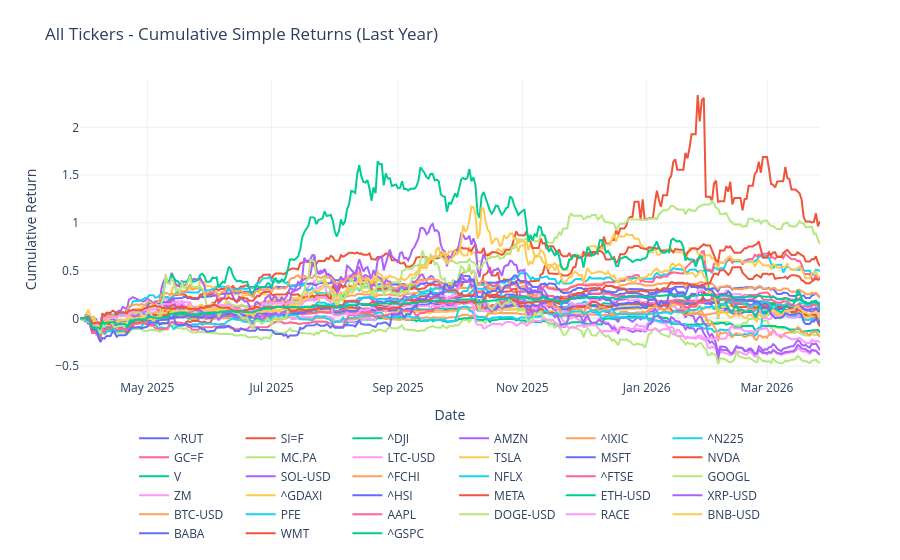

This figure's notebook cell:
### Code cell
# plot cumprod_simple
fig = go.Figure()
for column in cumprod_simple.columns:
    fig.add_trace(
        go.Scatter(
            x=cumprod_simple.index,
            y=cumprod_simple[column],
            mode="lines",
            name=column,
        )
    )

fig.update_layout(
    title="All Tickers - Cumulative Simple Returns (Last Year)",
    xaxis_title="Date",
    yaxis_title="Cumulative Return",
    legend=dict(orientation="h", yanchor="top", y=-0.15, xanchor="center", x=0.5),
    template="plotly_white",
    margin=dict(t=80, b=120),
)
fig.show()

### Figure 1 — Plotly figure (JSON) as saved in the notebook; plotly's stock layout.template omitted (floating-point values rounded to 4 significant figures; data arrays with more than 128 entries replaced by an {"elided": "..."} marker saying what was removed)
{"data": [{"mode": "lines", "name": "^RUT", "type": "scatter", "x": {"elided": "364 str values"}, "y": {"elided": "364 float values"}}, {"mode": "lines", "name": "SI=F", "type": "scatter", "x": {"elided": "364 str values"}, "y": {"elided": "364 float values"}}, {"mode": "lines", "name": "^DJI", "type": "scatter", "x": {"elided": "364 str values"}, "y": {"elided": "364 float values"}}, {"mode": "lines", "name": "AMZN", "type": "scatter", "x": {"elided": "364 str values"}, "y": {"elided": "364 float values"}}, {"mode": "lines", "name": "^IXIC", "type": "scatter", "x": {"elided": "364 str values"}, "y": {"elided": "364 float values"}}, {"mode": "lines", "name": "^N225", "type": "scatter", "x": {"elided": "364 str values"}, "y": {"elided": "364 float values"}}, {"mode": "lines", "name": "GC=F", "type": "scatter", "x": {"elided": "364 str values"}, "y": {"elided": "364 float values"}}, {"mode": "lines", "name": "MC.PA", "type": "scatter", "x": {"elided": "364 str values"}, "y": {"elided": "364 float values"}}, {"mode": "lines", "name": "LTC-USD", "type": "scatter", "x": {"elided": "364 str values"}, "y": {"elided": "364 float values"}}, {"mode": "lines", "name": "TSLA", "type": "scatter", "x": {"elided": "364 str values"}, "y": {"elided": "364 float values"}}, {"mode": "lines", "name": "MSFT", "type": "scatter", "x": {"elided": "364 str values"}, "y": {"elided": "364 float values"}}, {"mode": "lines", "name": "NVDA", "type": "scatter", "x": {"elided": "364 str values"}, "y": {"elided": "364 float values"}}, {"mode": "lines", "name": "V", "type": "scatter", "x": {"elided": "364 str values"}, "y": {"elided": "364 float values"}}, {"mode": "lines", "name": "SOL-USD", "type": "scatter", "x": {"elided": "364 str values"}, "y": {"elided": "364 float values"}}, {"mode": "lines", "name": "^FCHI", "type": "scatter", "x": {"elided": "364 str values"}, "y": {"elided": "364 float values"}}, {"mode": "lines", "name": "NFLX", "type": "scatter", "x": {"elided": "364 str values"}, "y": {"elided": "364 float values"}}, {"mode": "lines", "name": "^FTSE", "type": "scatter", "x": {"elided": "364 str values"}, "y": {"elided": "364 float values"}}, {"mode": "lines", "name": "GOOGL", "type": "scatter", "x": {"elided": "364 str values"}, "y": {"elided": "364 float values"}}, {"mode": "lines", "name": "ZM", "type": "scatter", "x": {"elided": "364 str values"}, "y": {"elided": "364 float values"}}, {"mode": "lines", "name": "^GDAXI", "type": "scatter", "x": {"elided": "364 str values"}, "y": {"elided": "364 float values"}}, {"mode": "lines", "name": "^HSI", "type": "scatter", "x": {"elided": "364 str values"}, "y": {"elided": "364 float values"}}, {"mode": "lines", "name": "META", "type": "scatter", "x": {"elided": "364 str values"}, "y": {"elided": "364 float values"}}, {"mode": "lines", "name": "ETH-USD", "type": "scatter", "x": {"elided": "364 str values"}, "y": {"elided": "364 float values"}}, {"mode": "lines", "name": "XRP-USD", "type": "scatter", "x": {"elided": "364 str values"}, "y": {"elided": "364 float values"}}, {"mode": "lines", "name": "BTC-USD", "type": "scatter", "x": {"elided": "364 str values"}, "y": {"elided": "364 float values"}}, {"mode": "lines", "name": "PFE", "type": "scatter", "x": {"elided": "364 str values"}, "y": {"elided": "364 float values"}}, {"mode": "lines", "name": "AAPL", "type": "scatter", "x": {"elided": "364 str values"}, "y": {"elided": "364 float values"}}, {"mode": "lines", "name": "DOGE-USD", "type": "scatter", "x": {"elided": "364 str values"}, "y": {"elided": "364 float values"}}, {"mode": "lines", "name": "RACE", "type": "scatter", "x": {"elided": "364 str values"}, "y": {"elided": "364 float values"}}, {"mode": "lines", "name": "BNB-USD", "type": "scatter", "x": {"elided": "364 str values"}, "y": {"elided": "364 float values"}}, {"mode": "lines", "name": "BABA", "type": "scatter", "x": {"elided": "364 str values"}, "y": {"elided": "364 float values"}}, {"mode": "lines", "name": "WMT", "type": "scatter", "x": {"elided": "364 str values"}, "y": {"elided": "364 float values"}}, {"mode": "lines", "name": "^GSPC", "type": "scatter", "x": {"elided": "364 str values"}, "y": {"elided": "364 float values"}}], "layout": {"legend": {"orientation": "h", "x": 0.5, "xanchor": "center", "y": -0.15, "yanchor": "top"}, "margin": {"b": 120, "t": 80}, "title": {"text": "All Tickers - Cumulative Simple Returns (Last Year)"}, "xaxis": {"title": {"text": "Date"}}, "yaxis": {"title": {"text": "Cumulative Return"}}}}
